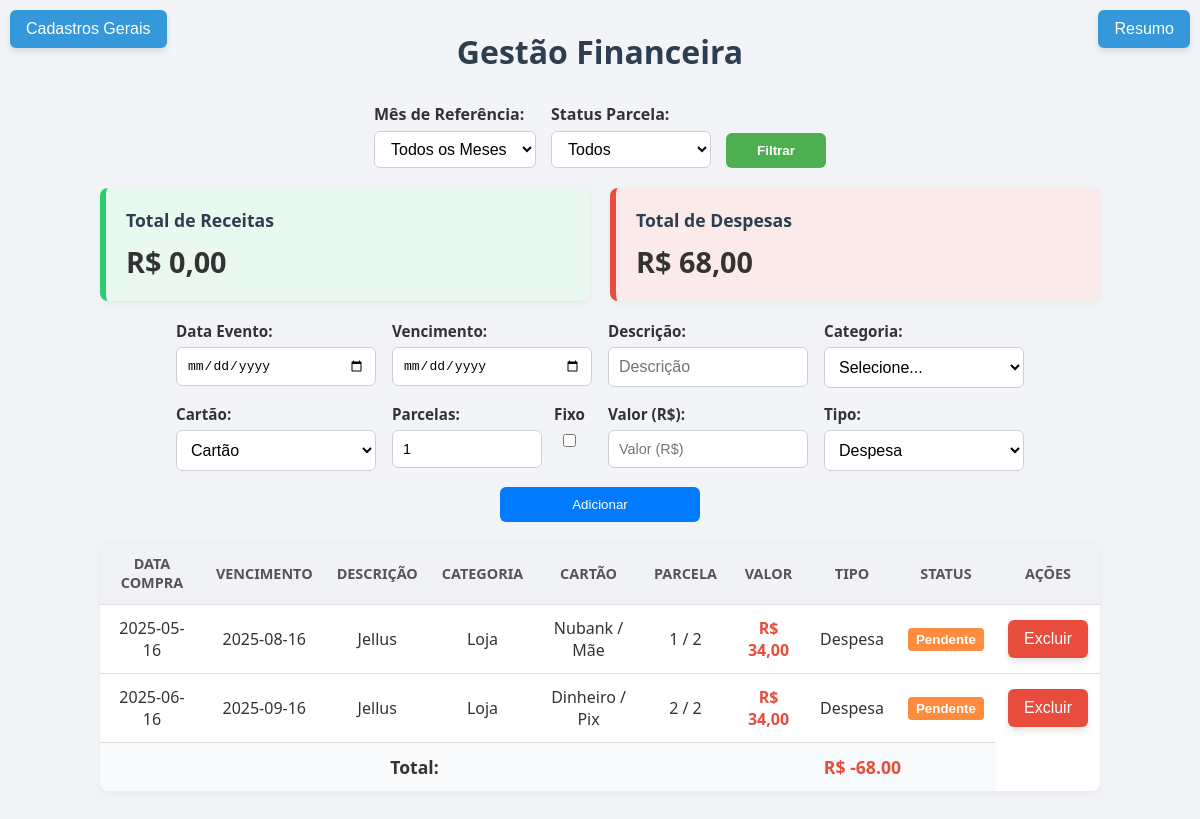
Screenshot of /index (signed in) with the database file from the repository.
### tables this page shows
CREATE TABLE movimentacoes (
        id INTEGER PRIMARY KEY AUTOINCREMENT,
        data TEXT NOT NULL,
        descricao TEXT,
        categoria TEXT,
        cartao TEXT,
        valor REAL,
        tipo TEXT
    , parcelas INTEGER DEFAULT 1, parcela_numero INTEGER DEFAULT 1, paga INTEGER DEFAULT 0, data_pagamento TEXT, usuario_id INTEGER REFERENCES usuarios(id));

CREATE TABLE cartoes (
        id INTEGER PRIMARY KEY AUTOINCREMENT,
        nome TEXT NOT NULL,
        bandeira TEXT
    );

### app.py (the view, shortened to what this page needs)
@app.route('/index', methods=['GET', 'POST'])
def index():
    if 'usuario' not in session:
        return redirect(url_for('login'))
    filtro_mes = request.args.get('mes')
    filtro_pago = request.args.get('pago')
    conn = get_db_connection()
    cursor = conn.cursor()
    cursor.execute("SELECT id FROM usuarios WHERE username = ?", (session['usuario'],))
    usuario_id = cursor.fetchone()['id']
    query = "SELECT * FROM movimentacoes WHERE usuario_id = ?"
    params = [usuario_id]
    if filtro_mes:
        query += " AND strftime('%Y-%m', data_pagamento) = ?"
        params.append(filtro_mes)
    if filtro_pago == 'sim':
        query += " AND paga = 1"
    elif filtro_pago == 'nao':
        query += " AND paga = 0"
    query += " ORDER BY data_pagamento"
    cursor.execute(query, params)
    movimentacoes = cursor.fetchall()
    cursor.execute('SELECT id, nome, descricao FROM categorias ORDER BY descricao')
    categorias = cursor.fetchall()
    cursor.execute('SELECT id, nome, bandeira FROM cartoes ORDER BY nome')
    cartoes = cursor.fetchall()
    cartoes_dict = {c['id']: {'nome': c['nome'], 'bandeira': c['bandeira']} for c in cartoes}
    movimentacoes_formatadas = []
    for m in movimentacoes:
        try:
            cartao_id = int(m['cartao']) if m['cartao'] is not None else None
            cartao_info = cartoes_dict.get(cartao_id)
        except (ValueError, KeyError, TypeError):
            cartao_info = None
        movimentacoes_formatadas.append({
            'id': m['id'],
            'data': m['data'],
            'data_pagamento': m['data_pagamento'],
            'descricao': m['descricao'],
            'categoria': m['categoria'],
            'cartao': cartao_info,
            'valor': m['valor'],
            'tipo': m['tipo'],
            'parcelas': m['parcelas'] if 'parcelas' in m.keys() else 1,
            'parcela_numero': m['parcela_numero'] if 'parcela_numero' in m.keys() else 1,
            'paga': bool(m['paga']) if 'paga' in m.keys() else False
        })
    total = sum(m['valor'] if m['tipo'] == 'receita' else -m['valor'] for m in movimentacoes_formatadas)
    total_receitas = sum(m['valor'] for m in movimentacoes_formatadas if m['tipo'] == 'receita')
    total_despesas = sum(m['valor'] for m in movimentacoes_formatadas if m['tipo'] == 'despesa')
    meses = []
    dados_por_mes = defaultdict(lambda: {'receitas': 0, 'despesas': 0})
    for m in movimentacoes_formatadas:
        data = datetime.strptime(m['data'], '%Y-%m-%d')
        mes_nome = data.strftime('%b')
        if mes_nome not in meses:
            meses.append(mes_nome)
        if m['tipo'] == 'receita':
            dados_por_mes[mes_nome]['receitas'] += m['valor']
        else:
            dados_por_mes[mes_nome]['despesas'] += m['valor']
    receitas = [dados_por_mes[mes]['receitas'] for mes in meses]
    despesas = [dados_por_mes[mes]['despesas'] for mes in meses]
    filtro_ano = datetime.now().year
    conn.close()
    return render_template(
        'index.html',
        movimentacoes=movimentacoes_formatadas,
        categorias=categorias,
        cartoes=cartoes,
        total=total,
        total_receitas=total_receitas,
        total_despesas=total_despesas,
        meses=meses,
        receitas=receitas,
        despesas=despesas,
        filtro_mes=filtro_mes,
        filtro_pago=filtro_pago,
        filtro_ano=filtro_ano,
        usuario=session['usuario']
    )

### app.py (called while the page is built)
def get_db_connection():
    conn = sqlite3.connect('database.db')
    conn.row_factory = sqlite3.Row
    return conn

@app.template_filter('format_currency')
def format_currency(valor):
    return f"R$ {valor:,.2f}".replace(',', 'X').replace('.', ',').replace('X', '.')

### templates/index.html (shortened to what this page needs)
<!DOCTYPE html>
<html lang="pt-br">
<head>
    <link rel="stylesheet" href="{{ url_for('static', filename='style.css') }}">
</head>
<body>
    <h1>Gestão Financeira</h1>
    <div class="top-buttons">
        <a href="{{ url_for('cadastros') }}">
            <button class="btn-cadastros">Cadastros Gerais</button>
        </a>
        <a href="{{ url_for('resumo') }}">
            <button class="btn-resumo">Resumo</button>
        </a>
    </div>
    <form method="get" class="filtros-container">
        <div>
            <label for="mes">Mês de Referência:</label>
            <select name="mes" id="mes">
                <option value="" {% if not filtro_mes %}selected{% endif %}>Todos os Meses</option>
            </select>
        </div>
        <div>
            <label for="pago">Status Parcela:</label>
            <select name="pago" id="pago">
                <option value="" {% if not filtro_pago %}selected{% endif %}>Todos</option>
            </select>
        </div>
        <div>
            <button type="submit">Filtrar</button>
        </div>
    </form>
    <div class="caixas-totais">
        <div class="caixa receita">
            <h3>Total de Receitas</h3>
            <p>{{ total_receitas | format_currency }}</p>
        </div>
        <div class="caixa despesa">
            <h3>Total de Despesas</h3>
            <p>{{ total_despesas | format_currency }}</p>
        </div>
    </div>
    <form method="post" class="formulario">
        <div>
            <label for="data">Data Evento:</label>
            <input type="date" name="data" id="data">
        </div>
        <div>
            <label for="data_pagamento">Vencimento:</label>
            <input type="date" name="data_pagamento" id="data_pagamento"required>
        </div>
        <div>
            <label for="descricao">Descrição:</label>
            <input type="text" name="descricao" id="descricao" placeholder="Descrição" required>
        </div>
        <div>
            <label for="categoria">Categoria:</label>
            <select name="categoria" required>
                <option value="">Selecione...</option>
            </select>
        </div>
        <div>
            <label for="cartao">Cartão:</label>
            <select name="cartao" id="cartao" required>
                <option value="" disabled selected>Cartão</option>
            </select>
        </div>
        <div style="display: flex; align-items: flex-start; gap: 1.5rem;">
        <div style="display: flex; flex-direction: column;">
            <label for="parcelas">Parcelas:</label>
            <input type="number" name="parcelas" id="parcelas" min="1" placeholder="Parcelas" value="1" required>
        </div>
        <div style="display: flex; align-items: center; margin-top: -88px; gap: 0.25rem;">
            <label for="fixa" style="margin: 8; margin-right: -155px;">Fixo</label>
            <input type="checkbox" id="fixa" name="fixa" value="1" style="margin-right: -155px;;">
        </div>
        </div>
        <div>
            <label for="valor">Valor (R$):</label>
            <input type="number" name="valor" id="valor" step="0.01" placeholder="Valor (R$)" required>
        </div>
        <div>
            <label for="tipo">Tipo:</label>
            <select name="tipo" id="tipo" required>
                <option value="despesa">Despesa</option>
            </select>
        </div>
        <div>
            <button type="submit" class="btn-incluir">Adicionar</button>
        </div>
    </form>
    <table>
        <thead>
            <tr>
                <th>Data Compra</th>
                <th>Vencimento</th>
                <th>Descrição</th>
                <th>Categoria</th>
                <th>Cartão</th>
                <th>Parcela</th>
                <th>Valor</th>
                <th>Tipo</th>
                <th>Status</th>
                <th>Ações</th>
            </tr>
        </thead>
        <tbody>
            {% for m in movimentacoes %}
                <tr>
                    <td>{{ m.data }}</td>
                    <td>{{ m.data_pagamento }}</td>
                    <td>{{ m.descricao }}</td>
                    <td>{{ m.categoria }}</td>
                    <td>
                        {% if m.cartao %}
                            {{ m.cartao['bandeira'] }} / {{ m.cartao['nome'] }}
                        {% else %}
                            <em>Não vinculado</em>
                        {% endif %}
                    </td>
                    <td>{{ m.parcela_numero }} / {{ m.parcelas }}</td>
                    <td class="{{ 'positivo' if m.tipo == 'receita' else 'negativo' }}">
                        {{ m.valor | format_currency }}
                    </td>
                    <td>{{ m.tipo.capitalize() }}</td>
                    <td>
                        <form method="post" action="{{ url_for('index') }}" style="display:inline;">
                            <button type="submit" class="btn-status {{ 'paga' if m.paga else 'pendente' }}">
                                {{ 'Pago' if m.paga else 'Pendente' }}
                            </button>
                        </form>
                    </td>
                    <td>
                        <form method="post" style="display:inline;">
                            <button type="submit" name="excluir_movimentacao" class="btn-excluir">Excluir</button>
                        </form>
                    </td>
                </tr>
            {% endfor %}
        </tbody>
        <tfoot>
            <tr>
                <td colspan="6"><strong>Total:</strong></td>
                <td colspan="3">
                    <strong class="{{ 'positivo' if total >= 0 else 'negativo' }}">
                        R$ {{ '%.2f'|format(total) }}
                    </strong>
                </td>
            </tr>
        </tfoot>
    </table>
</body>
</html>

### static/style.css (style rules this page uses)
.btn-cadastros { position: fixed; top: 10px; left: 10px; padding: 10px 16px; background-color: #3498db; color: white; border: none; border-radius: 6px; cursor: pointer; font-size: 1em; box-shadow: 0 4px 6px rgba(0, 0, 0, 0.1); transition: background-color 0.3s ease; }
.btn-resumo { position: fixed; top: 10px; right: 10px; padding: 10px 16px; background-color: #3498db; color: white; border: none; border-radius: 6px; cursor: pointer; font-size: 1em; box-shadow: 0 4px 6px rgba(0, 0, 0, 0.1); transition: background-color 0.3s ease; }
.pendente { background-color: #ff8b3e; color: white; }
.caixas-totais { display: flex; justify-content: center; gap: 20px; margin: 20px auto; flex-wrap: wrap; max-width: 1000px; }
.caixa { flex: 1 1 300px; padding: 20px; border-radius: 8px; box-shadow: 0 2px 6px rgba(0, 0, 0, 0.05); background-color: #fff; border-left: 6px solid #ccc; transition: transform 0.2s ease; }
.caixa.receita { border-left-color: #2ecc71; background-color: #e9f9f0; }
.caixa.despesa { border-left-color: #e74c3c; background-color: #fbeaea; }
.caixa h3 { margin-bottom: 10px; font-size: 1.1em; color: #2c3e50; }
.caixa p { font-size: 1.8em; font-weight: bold; color: #333; margin: 0; word-break: break-word; }
.filtros-container { display: flex; gap: 15px; justify-content: center; align-items: flex-end; margin: 20px auto; max-width: 1000px; flex-wrap: wrap; }
.filtros-container > div { display: flex; flex-direction: column; align-items: flex-start; }
.filtros-container label { font-weight: 600; margin-bottom: 6px; color: #333; font-size: 1em; }
.filtros-container input[type="month"], .filtros-container select { padding: 8px 12px; font-size: 1em; border: 1px solid #ccd1d9; border-radius: 6px; background-color: #fff; transition: border-color 0.2s ease; min-width: 160px; box-sizing: border-box; }
.filtros-container button { padding: 10px 16px; background-color: #4CAF50; color: white; font-weight: 600; border: none; border-radius: 6px; cursor: pointer; transition: background-color 0.3s ease; min-width: 100px; box-sizing: border-box; margin-top: 26px; }
.formulario { display: flex; flex-wrap: wrap; gap: 16px; justify-content: center; max-width: 1000px; margin: 20px auto; }
.formulario div { display: flex; flex-direction: column; width: 200px; }
.formulario label { font-weight: 600; margin-bottom: 6px; color: #333; font-size: 0.95em; }
.formulario input, .formulario select { padding: 10px; font-size: 1em; border: 1px solid #ccd1d9; border-radius: 6px; background-color: #fff; transition: border-color 0.2s ease; }
.btn-incluir { background-color: #007bff; color: white; border: none; padding: 10px 16px; border-radius: 6px; cursor: pointer; transition: background-color 0.2s ease; }
table { width: 100%; max-width: 1000px; margin: 0 auto; border-collapse: collapse; background-color: #fff; border-radius: 8px; box-shadow: 0 2px 8px rgba(0,0,0,0.05); overflow: hidden; }
th { background-color: #f0f2f5; color: #555; padding: 12px; text-transform: uppercase; font-size: 0.9em; }
td { padding: 12px; text-align: center; border-top: 1px solid #e0e0e0; }
tfoot td { background-color: #f9fafb; font-weight: bold; font-size: 1.1em; }
.negativo { color: #e74c3c; font-weight: bold; }
.btn-status { padding: 4px 8px; cursor: pointer; border: none; border-radius: 4px; font-weight: bold; }
.btn-excluir { background-color: #e74c3c; color: white; border: none; padding: 10px 16px; border-radius: 6px; cursor: pointer; font-size: 1em; box-shadow: 0 4px 6px rgba(0, 0, 0, 0.1); transition: background-color 0.3s ease; }
input[name="valor"] { width: 100%; font-size: 0.9em; box-sizing: border-box; }
input[name="parcelas"] { width: 75%; font-size: 0.9em; box-sizing: border-box; }
* { box-sizing: border-box; margin: 0; padding: 0; }
body { font-family: 'Segoe UI', Tahoma, Geneva, Verdana, sans-serif; background-color: #f2f4f8; padding: 30px; color: #333; }
h1 { text-align: center; margin-bottom: 30px; color: #2c3e50; }

### rows the page displays
movimentacoes: data "2025-05-16", data_pagamento "2025-08-16", descricao "Jellus", categoria "Loja", cartao.bandeira "Nubank", cartao.nome "Mãe", parcela_numero "1", parcelas "2", valor "R$ 34,00", tipo "Despesa", paga "Pendente"
movimentacoes: data "2025-06-16", data_pagamento "2025-09-16", descricao "Jellus", categoria "Loja", cartao.bandeira "Dinheiro", cartao.nome "Pix", parcela_numero "2", parcelas "2", valor "R$ 34,00", tipo "Despesa", paga "Pendente"

### other values shown
{{ total_receitas | format_currency }} "R$ 0,00"
{{ total_despesas | format_currency }} "R$ 68,00"
{{ '%.2f'|format(total) }} "-68.00"
